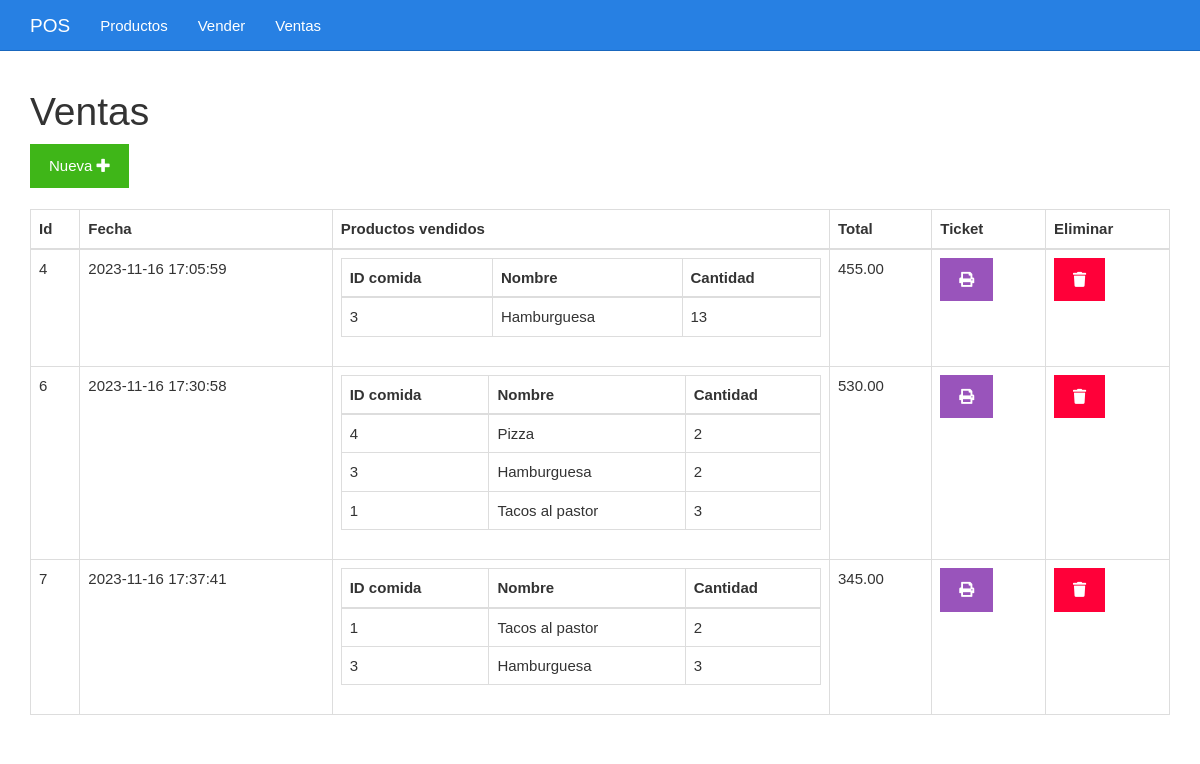
Page /ventas.php on the committed database.
### tables this page shows
CREATE TABLE `venta` (
  `id_venta` int(11) NOT NULL,
  `fecha` datetime NOT NULL,
  `total` decimal(10,2) NOT NULL
);

### ventas.php (the view)
<?php include_once "encabezado.php" ?>
<?php
include_once "base_de_datos.php";
$sentencia = $base_de_datos->query("SELECT venta.total, venta.fecha, venta.id_venta, GROUP_CONCAT(	comida.id_comida, '..',  comida.nombre, '..', comida_vendida.cantidad SEPARATOR '__') AS productos FROM venta INNER JOIN comida_vendida ON comida_vendida.id_venta = venta.id_venta INNER JOIN comida ON comida.id_comida = comida_vendida.id_comida GROUP BY venta.id_venta ORDER BY venta.id_venta;");
$ventas = $sentencia->fetchAll(PDO::FETCH_OBJ);
?>
	<div class="col-xs-12">
		<h1>Ventas</h1>
		<div>
			<a class="btn btn-success" href="./vender.php">Nueva <i class="fa fa-plus"></i></a>
		</div>
		<br>
		<table class="table table-bordered">
			<thead>
				<tr>
					<th>Id</th>
					<th>Fecha</th>
					<th>Productos vendidos</th>
					<th>Total</th>
					<th>Ticket</th>
					<th>Eliminar</th>
				</tr>
			</thead>
			<tbody>
				<?php foreach($ventas as $venta){ ?>
				<tr>
					<td><?php echo $venta->id_venta ?></td>
					<td><?php echo $venta->fecha ?></td>
					<td>
						<table class="table table-bordered">
							<thead>
								<tr>
									<th>ID comida</th>
									<th>Nombre</th>
									<th>Cantidad</th>
								</tr>
							</thead>
							<tbody>
								<?php foreach(explode("__", $venta->productos) as $productosConcatenados){
								$producto = explode("..", $productosConcatenados)
								?>
								<tr>
									<td><?php echo $producto[0] ?></td>
									<td><?php echo $producto[1] ?></td>
									<td><?php echo $producto[2] ?></td>
								</tr>
								<?php } ?>
							</tbody>
						</table>
					</td>
					<td><?php echo $venta->total ?></td>
					<td><a class="btn btn-info" href="<?php echo "imprimirTicket.php?id=" . $venta->id_venta?>"><i class="fa fa-print"></i></a></td>
					<td><a class="btn btn-danger" href="<?php echo "eliminarVenta.php?id=" . $venta->id_venta?>"><i class="fa fa-trash"></i></a></td>
				</tr>
				<?php } ?>
			</tbody>
		</table>
	</div>
<?php include_once "pie.php" ?>

### css/estilo.css (style rules this page uses)
body { padding-top: 70px; }

### rows in the picture
venta: id_venta "4", fecha "2023-11-16 17:05:59", producto "3", producto "Hamburguesa", producto "13", total "455.00"
venta: id_venta "6", fecha "2023-11-16 17:30:58", producto "4", producto "Pizza", producto "2", producto "3", producto "Hamburguesa", producto "1", producto "Tacos al pastor", total "530.00"
venta: id_venta "7", fecha "2023-11-16 17:37:41", producto "1", producto "Tacos al pastor", producto "2", producto "3", producto "Hamburguesa", total "345.00"
